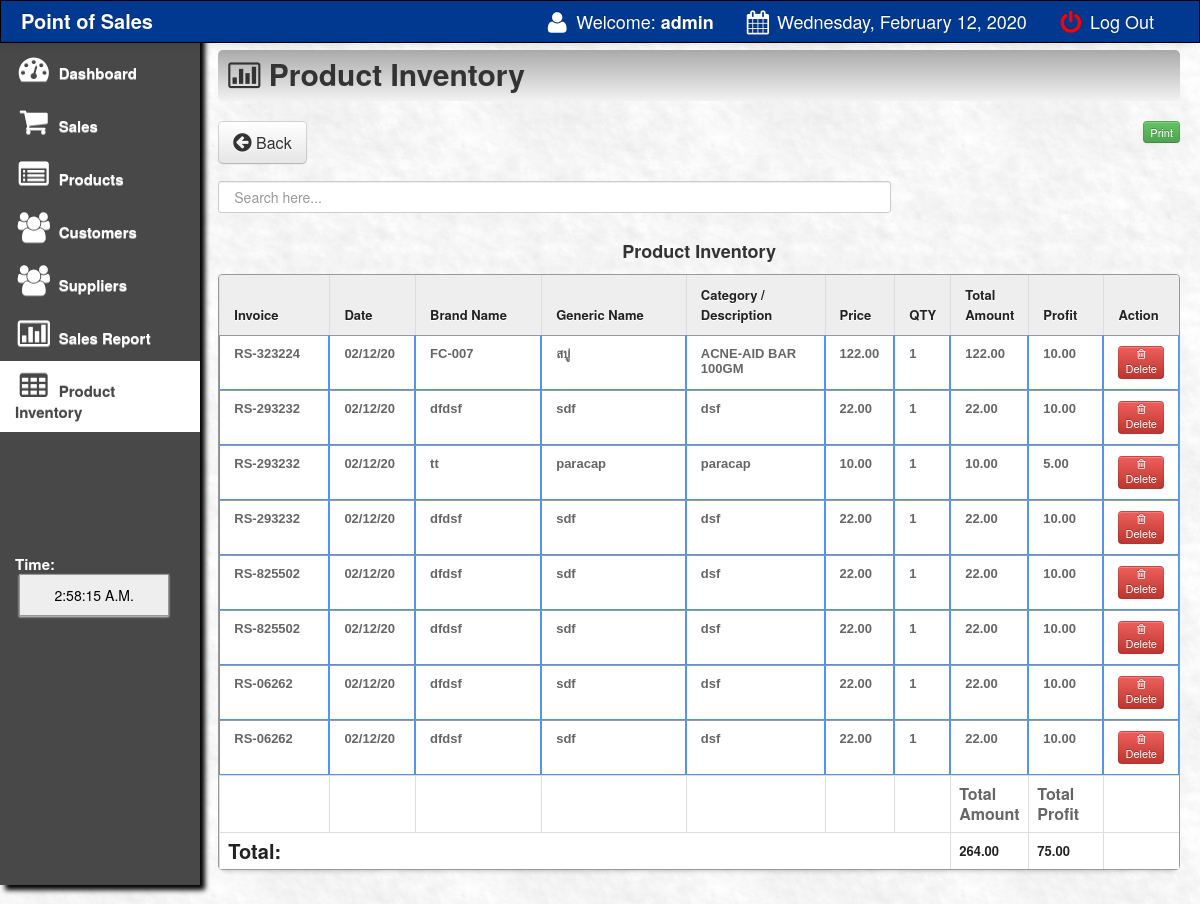
The page /main/sales_inventory.php (signed in) on the database its author committed.
### tables this page shows
CREATE TABLE `sales_order` (
  `transaction_id` int(11) NOT NULL,
  `invoice` varchar(100) NOT NULL,
  `product` varchar(100) NOT NULL,
  `qty` varchar(100) NOT NULL,
  `amount` varchar(100) NOT NULL,
  `profit` varchar(100) NOT NULL,
  `product_code` varchar(150) NOT NULL,
  `gen_name` varchar(200) NOT NULL,
  `name` varchar(200) NOT NULL,
  `price` varchar(100) NOT NULL,
  `discount` varchar(100) NOT NULL,
  `date` varchar(500) NOT NULL
);

### main/sales_inventory.php (the view, shortened to what this page needs)
<html>
<head>
 <link href="css/bootstrap.css" rel="stylesheet">
    <link rel="stylesheet" type="text/css" href="css/DT_bootstrap.css">
  <link rel="stylesheet" href="css/font-awesome.min.css">
    <link href="css/bootstrap-responsive.css" rel="stylesheet">
<link href="../style.css" media="screen" rel="stylesheet" type="text/css" />
<link href="src/facebox.css" media="screen" rel="stylesheet" type="text/css" />
<link rel="stylesheet" type="text/css" href="tcal.css" />
</head>
<?php
function createRandomPassword() {
	$chars = "003232303232023232023456789";
	$i = 0;
	$pass = '' ;
	while ($i <= 7) {
		$num = rand() % 33;
		$tmp = substr($chars, $num, 1);
		$pass = $pass . $tmp;
		$i++;
	}
	return $pass;
}
$finalcode='RS-'.createRandomPassword();
?>
<body>
<?php include('navfixed.php');?>
<div class="container-fluid">
      <div class="row-fluid">
	<div class="span2">
          <div class="well sidebar-nav">
              <ul class="nav nav-list">
              <li><a href="index.php"><i class="icon-dashboard icon-2x"></i> Dashboard </a></li>
			<li><a href="sales.php?id=cash&invoice=<?php echo $finalcode ?>"><i class="icon-shopping-cart icon-2x"></i> Sales</a>  </li>
			<li><a href="products.php"><i class="icon-list-alt icon-2x"></i> Products</a>                                     </li>
			<li><a href="customer.php"><i class="icon-group icon-2x"></i> Customers</a>                                    </li>
			<li><a href="supplier.php"><i class="icon-group icon-2x"></i> Suppliers</a>                                    </li>
			<li><a href="salesreport.php?d1=0&d2=0"><i class="icon-bar-chart icon-2x"></i> Sales Report</a>                </li>
			<li class="active"><a href="sales_inventory.php"><i class="icon-table icon-2x"></i> Product Inventory</a>                </li>
			<br><br><br><br><br><br>
			<li>
			 <div class="hero-unit-clock">
			<form name="clock">
			<font color="white">Time: <br></font>&nbsp;<input style="width:150px;" type="submit" class="trans" name="face" value="">
			</form>
			  </div>
			</li>
				</ul>
          </div>
        </div>
	<div class="span10">
	<div class="contentheader">
			<i class="icon-bar-chart"></i> Product Inventory
			</div>
<br>
<a  href="index.php"><button class="btn btn-default btn-large" style="float: left;"><i class="icon icon-circle-arrow-left icon-large"></i> Back</button></a>
	<div style="float:right;">
<button  style="float:left;" class="btn btn-success btn-mini"><a href="javascript:Clickheretoprint()"> Print</button></a>
</div>
<br>
<br>
<br>
<input type="text" style="padding:15px;" name="filter" value="" id="filter" placeholder="Search here..." autocomplete="off" />
<div class="content" id="content">
<br><br><br>
<center><strong>Product Inventory</strong></center>
<table class="table table-bordered" id="resultTable" data-responsive="table" style="text-align: left;">
	<thead>
		<tr>
			<th width="12%"> Invoice </th>
			<th width="9%"> Date </th>
			<th width="14%"> Brand Name </th>
			<th width="16%"> Generic Name </th>
			<th width="15%"> Category / Description </th>
			<th > Price </th>
			<th> QTY </th>
			<th width="8%"> Total Amount </th>
			<th width="8%"> Profit </th>
			<th > Action </th>
		</tr>
	</thead>
	<tbody>
			<?php
			function formatMoney($number, $fractional=false) {
					if ($fractional) {
						$number = sprintf('%.2f', $number);
					}
					while (true) {
						$replaced = preg_replace('/(-?\d+)(\d\d\d)/', '$1,$2', $number);
						if ($replaced != $number) {
							$number = $replaced;
						} else {
							break;
						}
					}
					return $number;
				}
				include('../connect.php');
				$result = $db->prepare("SELECT * FROM sales_order ORDER BY transaction_id DESC");
				$result->execute();
				for($i=0; $row = $result->fetch(); $i++){
			?>
			<tr class="record">
			<td><?php echo $row['invoice']; ?></td>
			<td><?php echo $row['date']; ?></td>
			<td><?php echo $row['product_code']; ?></td>
			<td><?php echo $row['gen_name']; ?></td>
			<td><?php echo $row['name']; ?></td>
			<td><?php
			$price=$row['price'];
			echo formatMoney($price, true);
			?></td>
						<td><?php echo $row['qty']; ?></td>
			<td><?php
			$oprice=$row['amount'];
			echo formatMoney($oprice, true);
			?></td>
				<td><?php
			$pprice=$row['profit'];
			echo formatMoney($pprice, true);
			?></td>
			<td>
			<a href="deletesalesinventory.php?id=<?php echo $row['transaction_id']; ?>&qty=<?php echo $row['qty'];?>"><button class="btn btn-mini btn-danger"><i class="icon icon-trash"></i> Delete </button></a>
			</tr>
			<?php
				}
			?>
			<tr>
				<th></th>
				<th></th>
				<th></th>
				<th></th>
				<th></th>
				<th></th>
				<th></th>
				<th>Total Amount</th>
				<th>Total Profit</th>
				<th></th>
			<tr>
			<tr>
				<th colspan="7"><strong style="font-size: 20px; color: #222222;">Total:</strong></th>
				<th colspan="1"><strong style="font-size: 13px; color: #222222;">
				<?php
				$resultas = $db->prepare("SELECT sum(amount) from sales_order");
				$resultas->bindParam(':a', $sdsd);
				$resultas->execute();
				for($i=0; $rowas = $resultas->fetch(); $i++){
				$fgfg=$rowas['sum(amount)'];
				echo formatMoney($fgfg, true);
				}
				?>
				</strong></th>
				<th colspan="1"><strong style="font-size: 13px; color: #222222;">
				<?php
				$resultas = $db->prepare("SELECT sum(profit) from sales_order");
				$resultas->bindParam(':b', $sdsd);
				$resultas->execute();
				for($i=0; $rowas = $resultas->fetch(); $i++){
				$fgfg=$rowas['sum(profit)'];
				echo formatMoney($fgfg, true);
				}
				?>
					</th>
					<th></th>
			</tr>
	</tbody>
</table>
</div>
</div>
</div>
</div>
</body>
<?php include('footer.php');?>
</html>

### main/navfixed.php (shortened to what this page needs)
<div class="navbar navbar-inverse navbar-fixed-top">
     <div class="navbar-inner">
       <div class="container-fluid">
         <a class="brand" href="#"><b>Point of Sales</b></a>
         <div class="nav-collapse collapse">
           <ul class="nav pull-right">
             <li><a><i class="icon-user icon-large"></i> Welcome:<strong> <?php echo $_SESSION['SESS_LAST_NAME'];?></strong></a></li>
		 <li><a> <i class="icon-calendar icon-large"></i>
							<?php
							$Today = date('y:m:d',mktime());
							$new = date('l, F d, Y', strtotime($Today));
							echo $new;
							?>
			</a></li>
             <li><a href="../index.php"><font color="red"><i class="icon-off icon-large"></i></font> Log Out</a></li>
           </ul>
         </div>
       </div>
     </div>
   </div>

### main/footer.php (shortened to what this page needs)
<link href="vendors/chosen.min.css" rel="stylesheet" media="screen">

### style.css (style rules this page uses)
td a { color:darkblue; }
input { border: 1px solid #999; background: #EEEEEE; padding: 10px; box-shadow:0 1px 2px #ddd; -moz-box-shadow:0 1px 2px #ddd; -webkit-box-shadow:0 1px 2px #ddd; }
button a, a:hover { color:#fff; text-decoration:none; }
#filter { width: 70%; float:left; }
#resultTable { border-collapse: separate; background-color: #FFFFFF; border-spacing: 0; max-width: 100%; }
#resultTable { color: #666666; text-shadow: 0 1px 0 #FFFFFF; width: 100%; border: 1px solid #999999; box-shadow: 0 5px 5px -5px rgba(0, 0, 0, 0.3); margin-top: 13px; }
#resultTable thead tr th { background: none repeat scroll 0 0 #EEEEEE; color: #222222; padding: 10px 14px; text-align: left; border-top: 0 none; font-size: 13px; }
#resultTable tbody tr td { font: bold 13px 'Arial'; text-align: left; padding: 10px 14px; border-top: 1px solid #999999; }
#resultTable td { padding:7px; border:#4e95f4 1px solid; }
#resultTable tr { background: #fff; }

### main/sales_inventory.php (style rules this page uses)
body { padding-top: 60px; padding-bottom: 40px; }
.sidebar-nav { padding: 9px 0; }

### rows shown on the page
sales_order: invoice "RS-323224", date "02/12/20", product_code "FC-007", gen_name "สบู่", name "ACNE-AID BAR 100GM", price "122.00", qty "1", amount "122.00", profit "10.00"
sales_order: invoice "RS-293232", date "02/12/20", product_code "dfdsf", gen_name "sdf", name "dsf", price "22.00", qty "1", amount "22.00", profit "10.00"
sales_order: invoice "RS-293232", date "02/12/20", product_code "tt", gen_name "paracap", name "paracap", price "10.00", qty "1", amount "10.00", profit "5.00"
sales_order: invoice "RS-293232", date "02/12/20", product_code "dfdsf", gen_name "sdf", name "dsf", price "22.00", qty "1", amount "22.00", profit "10.00"
sales_order: invoice "RS-825502", date "02/12/20", product_code "dfdsf", gen_name "sdf", name "dsf", price "22.00", qty "1", amount "22.00", profit "10.00"
sales_order: invoice "RS-825502", date "02/12/20", product_code "dfdsf", gen_name "sdf", name "dsf", price "22.00", qty "1", amount "22.00", profit "10.00"
sales_order: invoice "RS-06262", date "02/12/20", product_code "dfdsf", gen_name "sdf", name "dsf", price "22.00", qty "1", amount "22.00", profit "10.00"
sales_order: invoice "RS-06262", date "02/12/20", product_code "dfdsf", gen_name "sdf", name "dsf", price "22.00", qty "1", amount "22.00", profit "10.00"

### other values the page prints
$_SESSION['SESS_LAST_NAME'] "admin"
$new "Wednesday, February 12, 2020"
formatMoney($fgfg, true) "264.00"
formatMoney($fgfg, true) "75.00"
